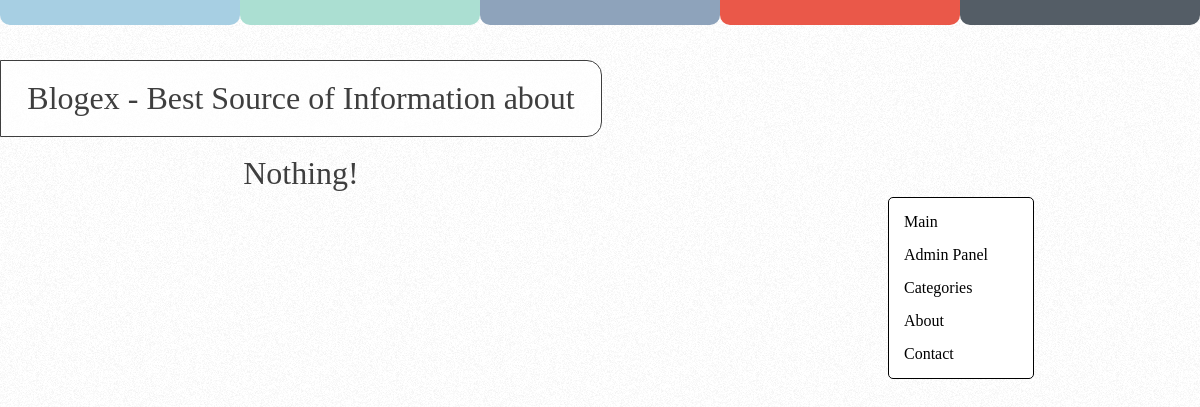
Before: / with the older database file.
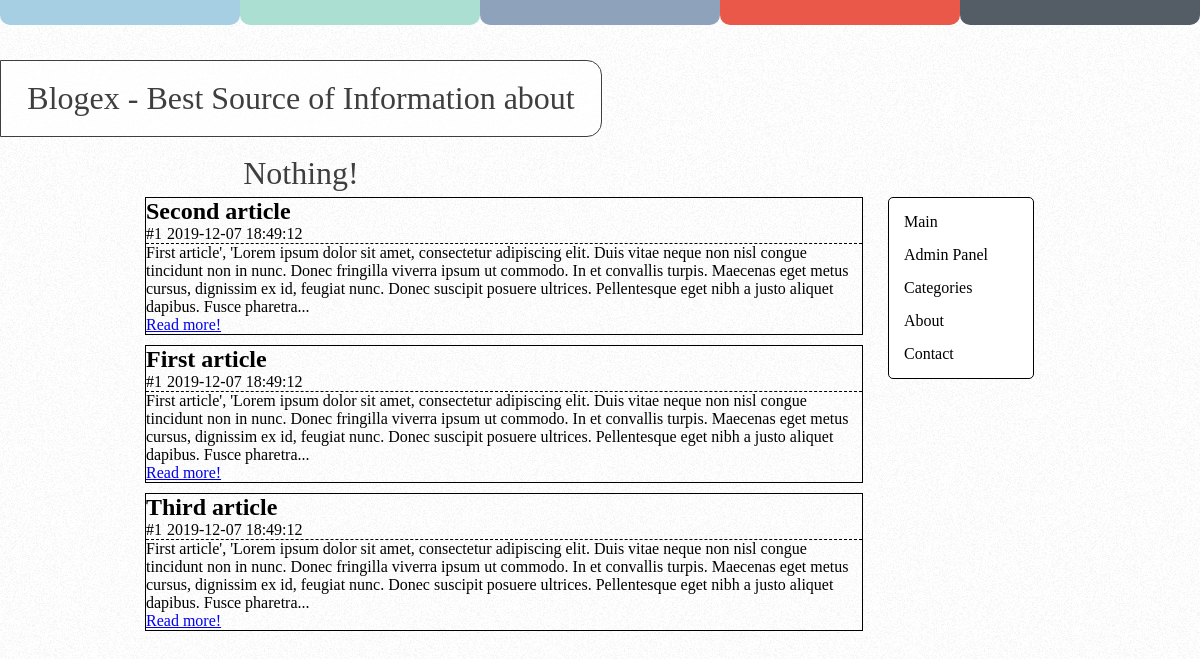
After: the same page with the newer database file.
### tables this page shows
CREATE TABLE ARTICLES
(
    ID         int NOT NULL AUTO_INCREMENT,
    Title      varchar(255) CHARACTER SET 'utf8',
    Content    varchar(65534) CHARACTER SET 'utf8',
    Date       datetime DEFAULT CURRENT_TIMESTAMP,
    UserID     int,
    CategoryID int,

    PRIMARY KEY (ID)
);

### nyxie/classes/view.php (called while the page is built, shortened)
<?php
class View
{
	public $view_vars = array();
	function assign($name, $value)
	{
	    $this->view_vars = array_merge($this->view_vars, [$name => $value]);
	}
	function display($file)
	{
		extract($this->view_vars);
		include(VIEWSPATH . $file);
	}
}

### nyxie/apps/controllers/blogcontroller.php (called while the page is built, shortened)
<?php
class BlogController extends Nyxie
{
    function index()
    {
        $article_model = new ArticleModel();
        $articles = $article_model->get_all();
        for ($i = 0; $i < count($articles); $i++) {
            $articles[$i]["Content"] = substr($articles[$i]["Content"], 0, 350) . "...";
        }
        $view = new View();
        $menu_links = [
            array("label" => "Main", "href" => ""),
            array("label" => "Admin Panel", "href" => "/adminpanel"),
            array("label" => "Categories", "href" => ""),
            array("label" => "About", "href" => ""),
            array("label" => "Contact", "href" => ""),
        ];
        $view->assign("content_file", "articles-container.php");
        $view->assign("articles", $articles);
        $view->assign("menu_links", $menu_links);
        $view->display("blog/main.php");
    }
}

### nyxie/nyxie.php (called while the page is built, shortened)
<?php
class Nyxie
{
    private $default_method = "index";
    function start()
    {
        $method_name = null;
        $request_url = ltrim($_SERVER["REQUEST_URI"], "/");
        $path_info = !strlen($request_url) ? [] : explode("/", $request_url);
        switch (count($path_info)) {
            default:
                $method_name = $this->default_method;
                break;
        }
        try {
            $controller = new $controller_class_name();
            $controller->$method_name();
        } catch (Exception $e) {
            throw new RuntimeException("Running controller method failed");
        }
        return true;
    }
    static function __autoload($class_name)
    {
        $class_name = strtolower($class_name);
    }
}

### index.php (called while the page is built, shortened)
<?php
require_once(NYXIEPATH . 'nyxie.php');
$nyxie = new Nyxie;
$nyxie->register_controller("blog", "BlogController", true);
$nyxie->register_controller("adminpanel", "AdminPanelController");
$nyxie->register_controller("auth", "AuthController");
$nyxie->register_controller("articles", "ArticleController");
$nyxie->protect_controller("adminpanel");
$nyxie->start();

### nyxie/apps/models/articlemodel.php (called while the page is built, shortened)
<?php
class ArticleModel
{
    public function __construct()
    {
        $this->db = new Database();
        $this->db->connect("localhost", "root", "", "blogex");
    }
    public function get_all()
    {
        return $this->db->select("*", "articles");
    }
}
?>

### nyxie/classes/db_interfaces/mysql.php (called while the page is built, shortened)
<?php
class MySQL implements IDatabase
{
    protected $connection;
    public function connect($host, $user, $pass, $db_name)
    {
        $this->connection = new mysqli($host, $user, $pass, $db_name);
        $this->connection->autocommit(true);
    }
    function select($tables, $from)
    {
        if (is_string($tables))
            $tables = [$tables];
        return $this->query("SELECT " . implode(",", $tables) . " FROM " . $from);
    }
    function query($query)
    {
        $query_result = $this->connection->query($query);
        $return_result = null;
        if (is_bool($query_result)) {
            $return_result = $query_result;
        } else {
            $return_result = $query_result->fetch_all(MYSQLI_ASSOC);
        }
        return $return_result;
    }
}

### nyxie/classes/database.php (called while the page is built, shortened)
<?php
class Database
{
    private static $database_instance;
    static function set_type($interface)
    {
        Database::$database_instance = new $interface();
    }
    public function __call($name, $arguments)
    {
        return call_user_func_array([Database::$database_instance, $name], $arguments);
    }
}

### nyxie/apps/views/blog/articles-container.php (the view)
<div id="articles-list">
    <?php
    foreach ($articles as $article) {
        echo '
                <div class="article">
                    <div class="article-title">' . $article["Title"] . '</div>
                        <div class="article-description">
                            <div class="article-category">#' . $article["CategoryID"] . '</div>
                            <div class="article-date">' . $article["Date"] . '</div>
                        </div>
                    <div class="article-brief">' . $article["Content"] . '</div>
                    <a href="/articles/?id=' . $article["ID"] . '">Read more!</a>
                </div>
                ';
    }
    ?>
</div>

### nyxie/apps/views/blog/main.php (shortened to what this page needs)
<html lang="en">
<head>
    <link rel="stylesheet" href="/nyxie/apps/views/blog/styles/main.css">
</head>
<body>
<div id="color-blocks">
    <div id="color-block-1" class="color-block"></div>
    <div id="color-block-2" class="color-block"></div>
    <div id="color-block-3" class="color-block"></div>
    <div id="color-block-4" class="color-block"></div>
    <div id="color-block-5" class="color-block"></div>
</div>
<div id="header">
    Blogex - Best Source of Information about Nothing!
</div>
<div id="main-container">
    <div id="content">
        <?php include($content_file); ?>
    </div>
    <div id="menu">
        <ul id="menu-list">
            <?php
            foreach ($menu_links as $menu_link) {
                echo "<li><a href='" . $menu_link["href"] . "'>" . $menu_link["label"] . "</a></li>";
            }
            ?>
        </ul>
    </div>
</div>
</body>
</html>

### nyxie/apps/views/blog/styles/main.css (style rules this page uses)
* { margin: 0; padding: 0; }
body { background-image: url("/nyxie/apps/views/blog/assets/images/background.png"); }
#color-blocks { width: 100%; height: 25px; }
.color-block { float: left; width: 20%; height: inherit; border-bottom-left-radius: 10px; border-bottom-right-radius: 10px; }
#color-block-1 { background-color: #A7CFE3; }
#color-block-2 { background-color: #ABDFD2; }
#color-block-3 { background-color: #8EA3BB; }
#color-block-4 { background-color: #EA5849; }
#color-block-5 { background-color: #545D66; }
#header { width: 50%; height: 75px; line-height: 75px; font-size: 2rem; margin-top: 35px; margin-bottom: 35px; border-top-right-radius: 15px; border-bottom-right-radius: 15px; border: 1px #000000 solid; background-color: #FFFFFF; opacity: 75%; text-align: center; vertical-align: middle; }
#main-container { width: 80%; height: 500px; margin: auto; }
#content { width: 80%; float: left; }
#menu { width: 15%; background-color: #FFFFFF; border: 1px #000000 solid; border-radius: 5px; float: left; margin-top: 25px; }
#menu-list { list-style-type: none; }
#menu-list li { margin: 15px; }
#menu-list a { color: black; text-decoration: none; }
#articles-list { margin: 25px; }
.article { border: 1px black solid; margin-bottom: 10px; }
.article-title { font-size: 1.5rem; font-weight: bold; }
.article-description { border-bottom: 1px #000000 dashed; }
.article-category { float: left; margin-right: 5px; }

Changed rows visible on the page:
added articles: Title "Second article", CategoryID "1", Date "2019-12-07 18:49:12", Content "First article', 'Lorem ipsum dolor sit amet, consectetur adipiscing elit. Duis vitae neque non nisl congue tincidunt non in nunc. Donec fringilla viverra ipsum ut commodo. In et convallis turpis. Maecenas eget metus cursus, dignissim ex id, feugiat nunc. Donec suscipit posuere ultrices. Pellentesque eget nibh a justo aliquet dapibus. Fusce pharetra..."
added articles: Title "First article", CategoryID "1", Date "2019-12-07 18:49:12", Content "First article', 'Lorem ipsum dolor sit amet, consectetur adipiscing elit. Duis vitae neque non nisl congue tincidunt non in nunc. Donec fringilla viverra ipsum ut commodo. In et convallis turpis. Maecenas eget metus cursus, dignissim ex id, feugiat nunc. Donec suscipit posuere ultrices. Pellentesque eget nibh a justo aliquet dapibus. Fusce pharetra..."
added articles: Title "Third article", CategoryID "1", Date "2019-12-07 18:49:12", Content "First article', 'Lorem ipsum dolor sit amet, consectetur adipiscing elit. Duis vitae neque non nisl congue tincidunt non in nunc. Donec fringilla viverra ipsum ut commodo. In et convallis turpis. Maecenas eget metus cursus, dignissim ex id, feugiat nunc. Donec suscipit posuere ultrices. Pellentesque eget nibh a justo aliquet dapibus. Fusce pharetra..."
